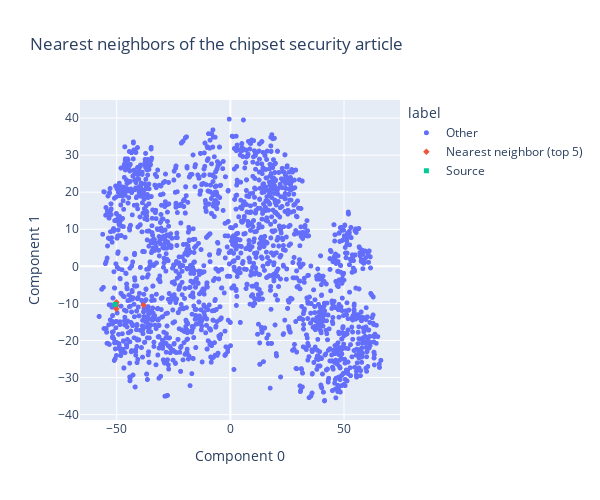

Notebook cell for this chart:
### Markdown cell above
Looking at the 2D chart above, we can see that the articles about Tony Blair are somewhat close together inside of the World news cluster. Interestingly, although the 5 nearest neighbors (red) were closest in high dimensional space, they are not the closest points in this compressed 2D space. Compressing the embeddings from 2048 dimensions to 2 dimensions discards much of their information, and the nearest neighbors in the 2D space don't seem to be as relevant as those in the full embedding space.

### Code cell
# a 2D chart of nearest neighbors of the chipset security article
chart_from_components(
    components=tsne_components,
    labels=chipset_security_labels,
    strings=article_descriptions,
    width=600,
    height=500,
    title="Nearest neighbors of the chipset security article",
    category_orders={"label": ["Other", "Nearest neighbor (top 5)", "Source"]},
)

### Figure 1 — Plotly figure (JSON) as saved in the notebook; plotly's stock layout.template omitted (floating-point values rounded to 4 significant figures; data arrays with more than 128 entries replaced by an {"elided": "..."} marker saying what was removed)
{"data": [{"customdata": {"elided": "1994x1 str values"}, "hovertemplate": "label=Other<br>Component 0=%{x}<br>Component 1=%{y}<br>string=%{customdata[0]}<extra></extra>", "legendgroup": "Other", "marker": {"color": "#636efa", "size": 5, "symbol": "circle"}, "mode": "markers", "name": "Other", "showlegend": true, "type": "scattergl", "x": {"elided": "1994 float values"}, "xaxis": "x", "y": {"elided": "1994 float values"}, "yaxis": "y"}, {"customdata": [["PC World - Updated antivirus<br>software for businesses adds<br>intrusion prevention features."], ["PC World - Send your video<br>throughout your house--<br>wirelessly--with new gateways<br>and media adapters."], ["Ziff Davis - The company this<br>week will unveil more programs<br>and technologies designed to<br>ease users of its high-end<br>servers onto its Integrity<br>line, which uses Intel's<br>64-bit Itanium processor."], ["PC World - Symantec, McAfee<br>hope raising virus-definition<br>fees will move users to\\<br>suites."], ["PC World - The one-time World<br>Class Product of the Year PDA<br>gets a much-needed upgrade."]], "hovertemplate": "label=Nearest neighbor (top 5)<br>Component 0=%{x}<br>Component 1=%{y}<br>string=%{customdata[0]}<extra></extra>", "legendgroup": "Nearest neighbor (top 5)", "marker": {"color": "#EF553B", "size": 5, "symbol": "diamond"}, "mode": "markers", "name": "Nearest neighbor (top 5)", "showlegend": true, "type": "scattergl", "x": [-50.32, -50.14, -38.2, -50.14, -50.26], "xaxis": "x", "y": [-10.16, -11.49, -10.46, -9.688, -10.62], "yaxis": "y"}, {"customdata": [["PC World - Upcoming chip set<br>will include built-in security<br>features for your PC."]], "hovertemplate": "label=Source<br>Component 0=%{x}<br>Component 1=%{y}<br>string=%{customdata[0]}<extra></extra>", "legendgroup": "Source", "marker": {"color": "#00cc96", "size": 5, "symbol": "square"}, "mode": "markers", "name": "Source", "showlegend": true, "type": "scattergl", "x": [-50.71], "xaxis": "x", "y": [-10.25], "yaxis": "y"}], "layout": {"height": 500, "legend": {"title": {"text": "label"}, "tracegroupgap": 0}, "title": {"text": "Nearest neighbors of the chipset security article"}, "width": 600, "xaxis": {"anchor": "y", "domain": [0, 1], "title": {"text": "Component 0"}}, "yaxis": {"anchor": "x", "domain": [0, 1], "title": {"text": "Component 1"}}}}
